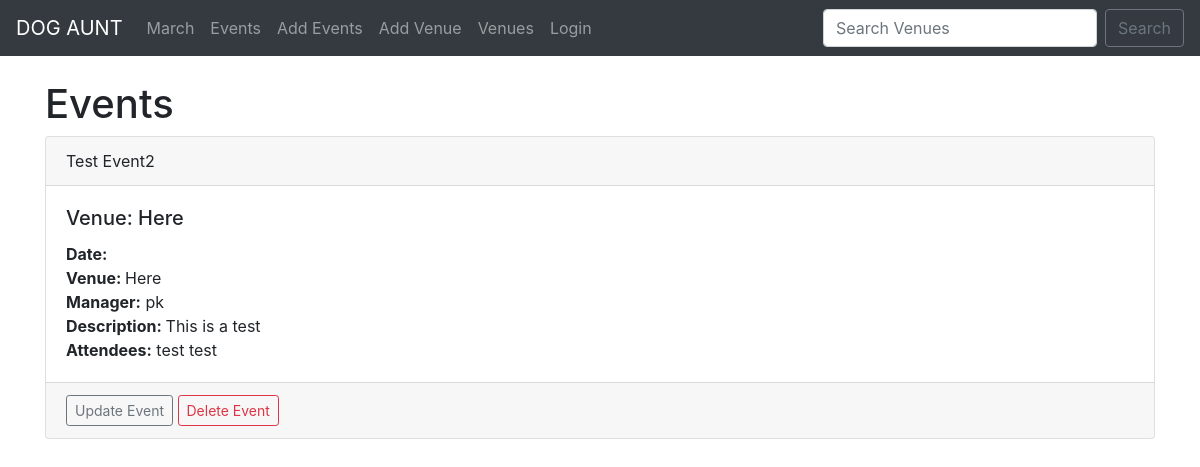
Screenshot of /events/ with the database file from the repository.
### events/models.py (models this page shows)
class Event(models.Model):
    name = models.CharField('Event Name', max_length=120)
    event_date = models.DateTimeField('Event Date')
    venue = models.ForeignKey(Venue, blank=True, null=True, on_delete=models.CASCADE)
    manager = models.ForeignKey(User, blank=True, null=True, on_delete=models.SET_NULL)
    description = models.TextField(blank=True)
    attendees = models.ManyToManyField(DogAuntUser, blank=True)
    def __str__(self):
        return self.name

class Venue(models.Model):
    name = models.CharField('Venue Name', max_length=120)
    address = models.CharField(max_length=300)
    zip_code = models.CharField('Zip Code', max_length=10)
    phone = models.CharField('Contact Phone', max_length=25, blank=True)
    web = models.URLField('Website Address', blank=True)
    email_address = models.EmailField('Email Address', blank=True)
    def __str__(self):
        return self.name

class DogAuntUser(models.Model):
    first_name = models.CharField(max_length=30)
    last_name = models.CharField(max_length=30)
    email = models.EmailField('User Email Address')
    def __str__(self):
        return self.first_name + " " + self.last_name

### events/views.py (the view)
# urls.py: path('events/', views.all_events, name="list_events"),
def all_events(request):
    event_list = Event.objects.all().order_by('event_date')
    return render(request, 'events/event_list.html', {'event_list': event_list})

### events/templates/events/event_list.html
{% extends 'events/base.html' %}
{% block content %}
    <h1>Events</h1>
    {% for event in event_list %}
    <div class="card">
        <div class="card-header">
            {{ event }}
        </div>
        <div class="card-body">
          <h5 class="card-title">Venue: {{ event.venue }}</h5>
          <p class="card-text">
            <strong>Date: </strong>
                {{ event.date }} <br>
            <strong>Venue: </strong>
                {{ event.venue }} <br>
            <strong>Manager:</strong>
                {{ event.manager }} <br>
            <strong>Description: </strong>
                {{ event.description }} <br>
            <strong>Attendees:</strong>
            {% for user in event.attendees.all %}
                {{ user }} <br>
            {% endfor %}</li>
          </p>
        </div>
        <div class="card-footer text-muted">
            <a href="{% url 'update_event' event.id%}" class="btn btn-outline-secondary btn-sm">Update Event</a>
            <a href="{% url 'delete_event' event.id%}" class="btn btn-outline-danger btn-sm">Delete Event</a>
        </div>
      </div>
    {% endfor %}
{% endblock %}

### rows the page displays
Event: name "Test Event2", venue "Here", manager "pk", description "This is a test"
DogAuntUser: first_name+last_name "test test"
